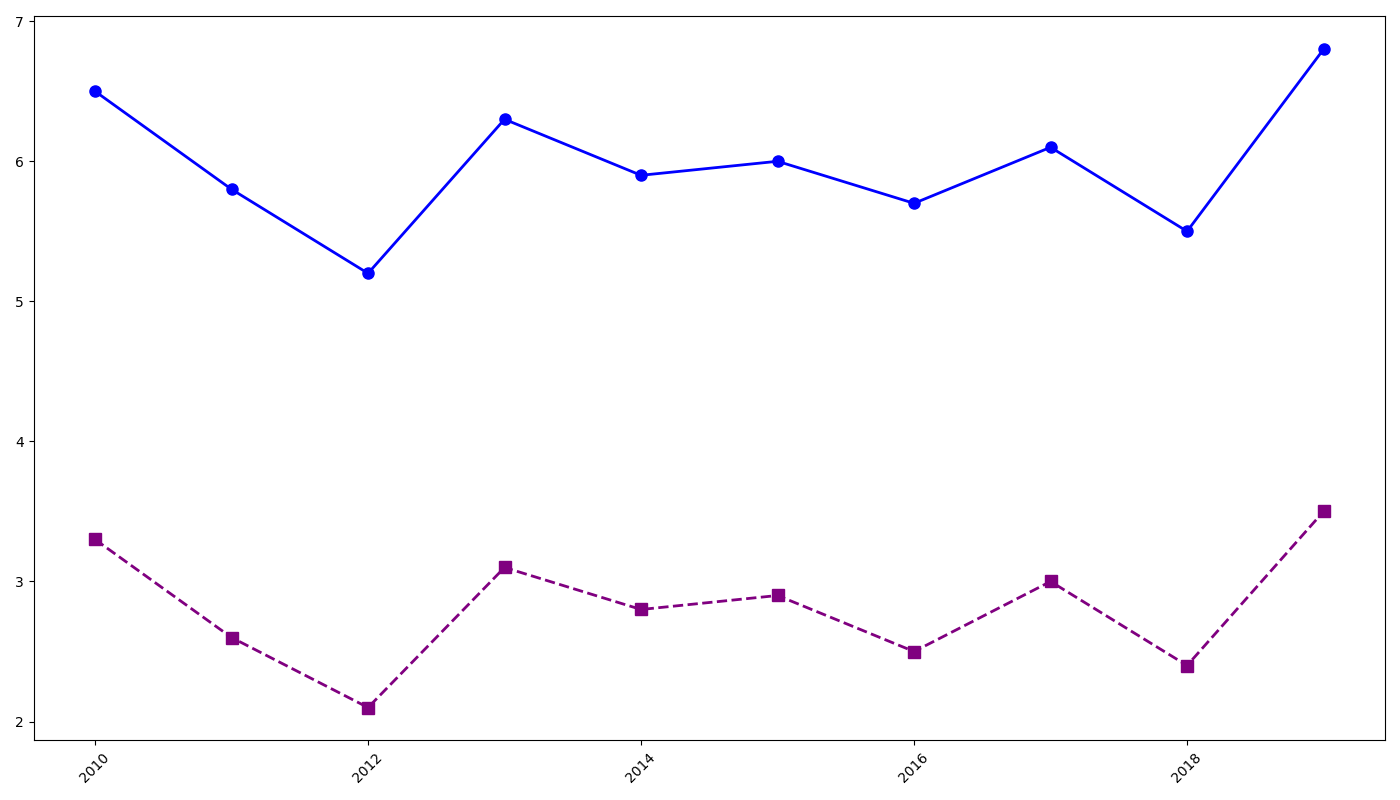

Python code for this plot:
import matplotlib.pyplot as plt
import numpy as np

years = np.arange(2010, 2020)
corn_yield = np.array([6.5, 5.8, 5.2, 6.3, 5.9, 6.0, 5.7, 6.1, 5.5, 6.8])
soybean_yield = np.array([3.3, 2.6, 2.1, 3.1, 2.8, 2.9, 2.5, 3.0, 2.4, 3.5])

fig, ax1 = plt.subplots(figsize=(14, 8))

ax1.plot(years, corn_yield, color='blue', linestyle='-', marker='o', linewidth=2, markersize=8)
ax1.plot(years, soybean_yield, color='purple', linestyle='--', marker='s', linewidth=2, markersize=8)

# Remove annotations
# Annotations related to specific years are also removed:
# annotations = {
#     2015: ('Drought Year', (0, 50)),
#     2018: ('Record High Yield', (0, -50))
# }
# for year, (text, offset) in annotations.items():
#     ...

# Remove title and labels
# ax1.set_title("Decade Long Crop Yield Analysis: Corn vs Soybean\n(2010-2019)", fontsize=16, fontweight='bold', pad=20)
# ax1.set_xlabel("Year", fontsize=14)
# ax1.set_ylabel("Yield (Metric Tons)", fontsize=14, color='black')

ax1.xaxis.set_tick_params(rotation=45)
ax1.yaxis.set_tick_params(labelcolor='black')

plt.tight_layout()
plt.show()
